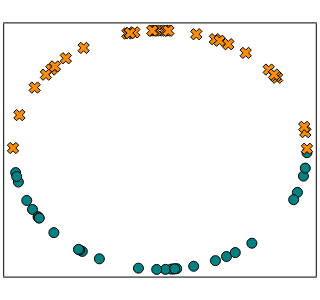

The notebook cell saved with this chart:
### Code cell
# plot
plot(framestyle = :box, yaxis = nothing, xaxis = nothing, legend = :false, size = (300, 300))
scatter!(P[1,:], P[2,:], color = "#008181", markersize = 5)
scatter!(Q[1,:], Q[2,:], color = "#ff8d00", markersize = 5, marker =:xcross)

### Figure 1 — Plotly figure (JSON) as saved in the notebook; plotly's stock layout.template omitted (floating-point values rounded to 4 significant figures)
{"data": [{"colorbar": {"title": ""}, "legendgroup": "y1", "marker": {"color": "rgba(0, 129, 129, 1.000)", "line": {"color": "rgba(0, 0, 0, 1.000)", "width": 1}, "size": 10, "symbol": "circle"}, "mode": "markers", "name": "y1", "showlegend": true, "type": "scatter", "x": [0.935, 0.1138, 0.09251, 0.07669, 0.9758, -0.1467, -0.9063, 0.03696, -0.5284, -0.9634, -0.722, -0.8673, -0.5467, -0.8297, 0.3771, -0.5548, -0.4124, 0.4525, -0.8234, 0.1002, 0.9094, 0.2291, 0.9997, 0.6252, 0.9884, 0.5123, -0.9819, -0.8214, -0.975, -0.02253], "xaxis": "x1", "y": [-0.3547, -0.9935, -0.9957, -0.9971, -0.2186, -0.9892, -0.4226, -0.9993, -0.849, -0.268, -0.6919, -0.4978, -0.8373, -0.5583, -0.9262, -0.832, -0.911, -0.8917, -0.5674, -0.995, -0.416, -0.9734, -0.02245, -0.7805, -0.1516, -0.8588, -0.1894, -0.5703, -0.2223, -0.9997], "yaxis": "y1", "zmax": null, "zmin": null}, {"colorbar": {"title": ""}, "legendgroup": "y2", "marker": {"color": "rgba(255, 141, 0, 1.000)", "line": {"color": "rgba(0, 0, 0, 1.000)", "width": 1}, "size": 10, "symbol": "x"}, "mode": "markers", "name": "y2", "showlegend": true, "type": "scatter", "x": [-0.2213, 0.7396, -0.5196, 0.7962, -0.6406, -0.1745, -0.207, -0.9563, 0.4649, 0.02806, 0.9888, -0.7392, 0.3735, -0.7147, 0.0446, -0.2041, 0.785, 0.7756, 0.4047, 0.2471, -0.9999, -0.7762, 0.9999, 0.9811, 0.583, -0.02874, -0.04405, 0.05688, -0.05219, -0.8525], "xaxis": "x1", "y": [0.9752, 0.673, 0.8544, 0.6051, 0.7679, 0.9847, 0.9783, 0.2922, 0.8854, 0.9996, 0.1491, 0.6735, 0.9276, 0.6995, 0.999, 0.979, 0.6195, 0.6312, 0.9145, 0.969, 0.01636, 0.6305, 0.01034, 0.1936, 0.8124, 0.9996, 0.999, 0.9984, 0.9986, 0.5227], "yaxis": "y1", "zmax": null, "zmin": null}], "layout": {"annotations": [], "height": 300, "margin": {"b": 20, "l": 0, "r": 0, "t": 20}, "paper_bgcolor": "rgba(255, 255, 255, 1.000)", "plot_bgcolor": "rgba(255, 255, 255, 1.000)", "showlegend": false, "width": 300, "xaxis": {"anchor": "y1", "domain": [0.01312, 0.9869], "gridcolor": "rgba(0, 0, 0, 0.100)", "gridwidth": 0.5, "linecolor": "rgba(0, 0, 0, 1.000)", "mirror": true, "range": [-1.06, 1.06], "showgrid": true, "showline": true, "showticklabels": true, "tickangle": 0, "tickcolor": "rgb(0, 0, 0)", "tickfont": {"color": "rgba(0, 0, 0, 1.000)", "family": "sans-serif", "size": 11}, "tickmode": "array", "ticks": "inside", "ticktext": [], "tickvals": [], "title": "", "titlefont": {"color": "rgba(0, 0, 0, 1.000)", "family": "sans-serif", "size": 15}, "type": "-", "visible": true, "zeroline": false, "zerolinecolor": "rgba(0, 0, 0, 1.000)"}, "yaxis": {"anchor": "x1", "domain": [0.01312, 0.9869], "gridcolor": "rgba(0, 0, 0, 0.100)", "gridwidth": 0.5, "linecolor": "rgba(0, 0, 0, 1.000)", "mirror": true, "range": [-1.06, 1.06], "showgrid": true, "showline": true, "showticklabels": true, "tickangle": 0, "tickcolor": "rgb(0, 0, 0)", "tickfont": {"color": "rgba(0, 0, 0, 1.000)", "family": "sans-serif", "size": 11}, "tickmode": "array", "ticks": "inside", "ticktext": [], "tickvals": [], "title": "", "titlefont": {"color": "rgba(0, 0, 0, 1.000)", "family": "sans-serif", "size": 15}, "type": "-", "visible": true, "zeroline": false, "zerolinecolor": "rgba(0, 0, 0, 1.000)"}}}
